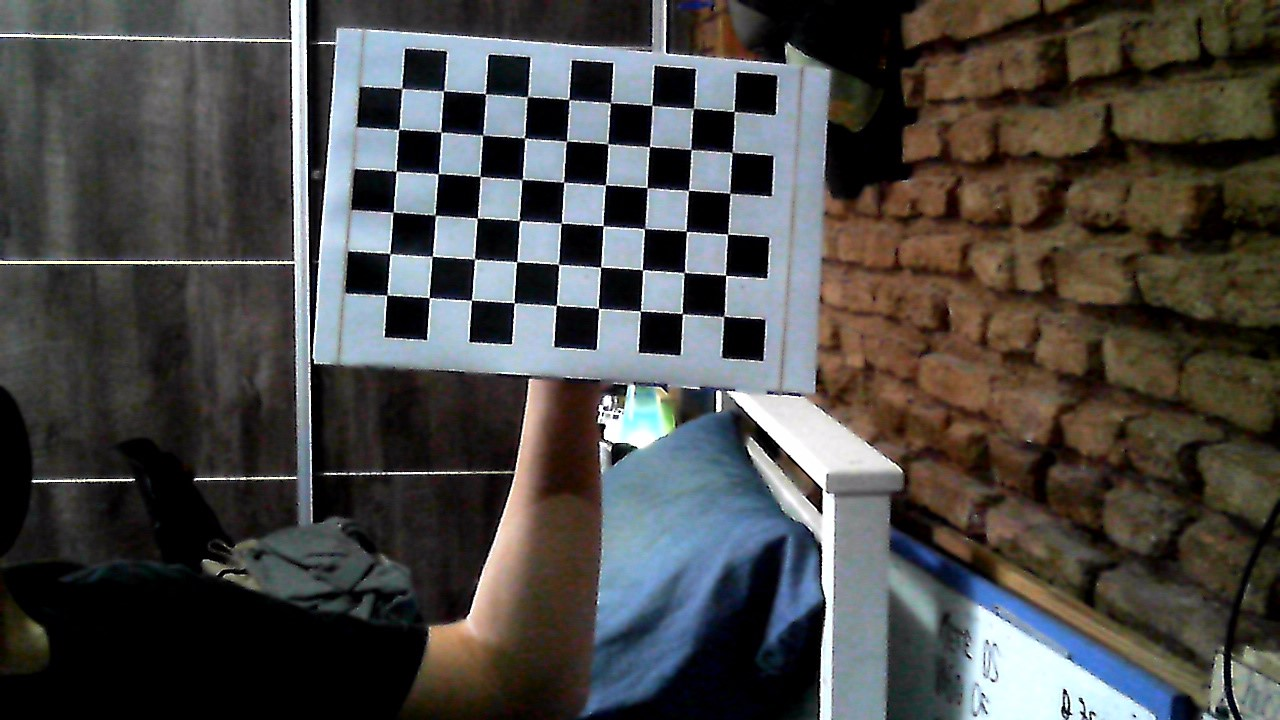
#> input picture src/computer_vision/computer/Python/calibration/calibration_images/webcam-genius/WIN_20240309_16_29_18_Pro.jpg, 1280 x 720 px; its folder holds only this picture in this run
$ python monoCalibration.py
#> lines starting #> are read from the running program, lines starting #| are printed output that depends on the picture; after the words box and inside, x2 and y2 are one past the last pixel; in counts of white or black regions, pixels touching at a corner belong together; long printed decimals are rounded
import cv2 as cv
import numpy as np
import glob
import codecs, json

chessboardsize = (6, 9)
framesize = (1920, 1080)

# termination criteria
criteria = (cv.TERM_CRITERIA_EPS + cv.TERM_CRITERIA_MAX_ITER, 30, 0.001)

# prepare object points, like (0,0,0), (1,0,0), (2,0,0) ....,(6,5,0)
objp = np.zeros((chessboardsize[0]*chessboardsize[1], 3), np.float32)
objp[:, :2] = np.mgrid[0:chessboardsize[0], 0:chessboardsize[1]].T.reshape(-1, 2)

size_of_chessboard_squares_mm = 20
objp = objp * size_of_chessboard_squares_mm

# Arrays to store object points and image points from all the images.
objpoints = []  # 3d point in real world space
imgpoints = []  # 2d points in image plane.

# Get the path of the images
images = glob.glob('calibration_images/webcam-genius/*.jpg')

for image in images:
    print(image)
    img = cv.imread(image)
#> img is the input picture: shape (720, 1280, 3); mean B, G, R 70.8, 72.9, 74.3
    gray = cv.cvtColor(img, cv.COLOR_BGR2GRAY)
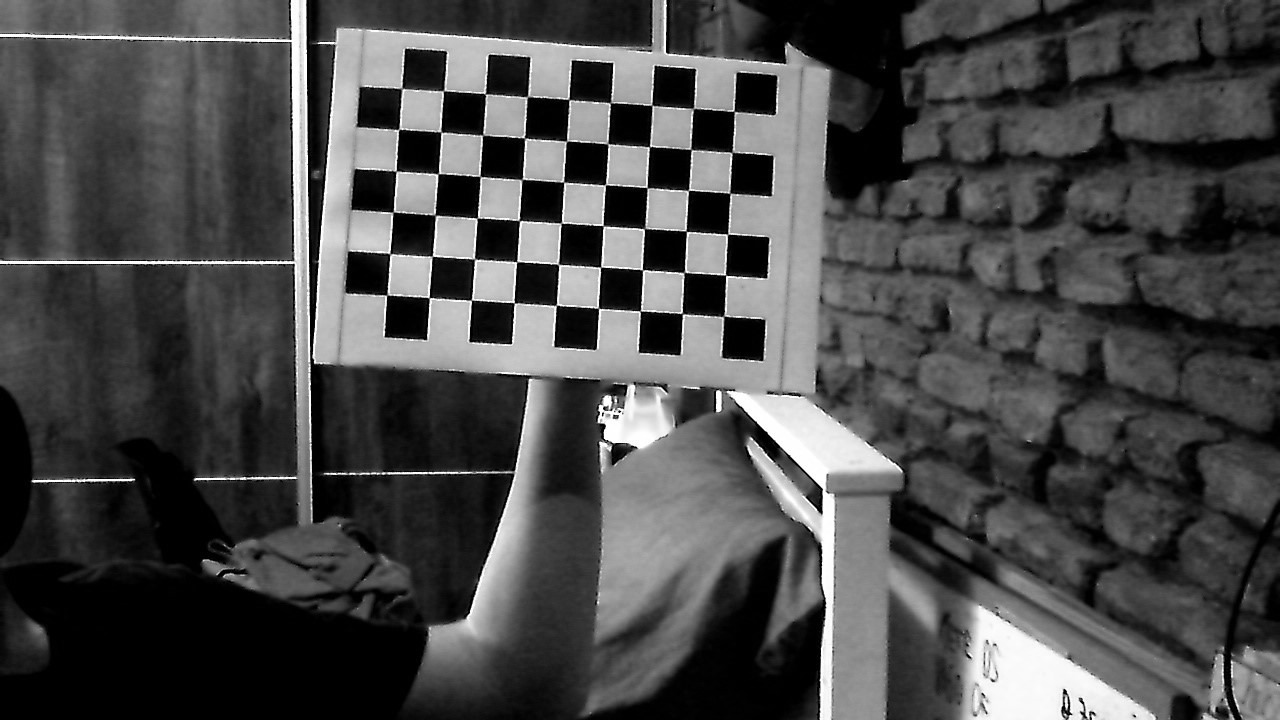
#> gray: shape (720, 1280); min 0, max 255, mean 73.1

    # Find the chess board corners
    ret, corners = cv.findChessboardCorners(gray, chessboardsize, None)
#> ret = True; corners = 54 rows, first 8: [734, 111.2], [731.9, 152.6], [730, 193.5], [727.6, 234.4], [725.8, 275.2], [723.5, 316.2], [693.1, 108.8], [691.1, 149.4]
    print(ret)
#| True

    # If found, add object points, image points (after refining them)
    if ret == True:
        objpoints.append(objp)

        corners2 = cv.cornerSubPix(gray, corners, (11, 11), (-1, -1), criteria)
#> corners2 = 54 rows, first 8: [734.2, 111.5], [732.1, 152.3], [729.9, 193.3], [727.6, 234], [725.6, 275.2], [723.8, 316.2], [693.3, 108.4], [691, 149.6]

        imgpoints.append(corners2)

        # Draw and display the corners
        img = cv.drawChessboardCorners(img, chessboardsize, corners2, ret)
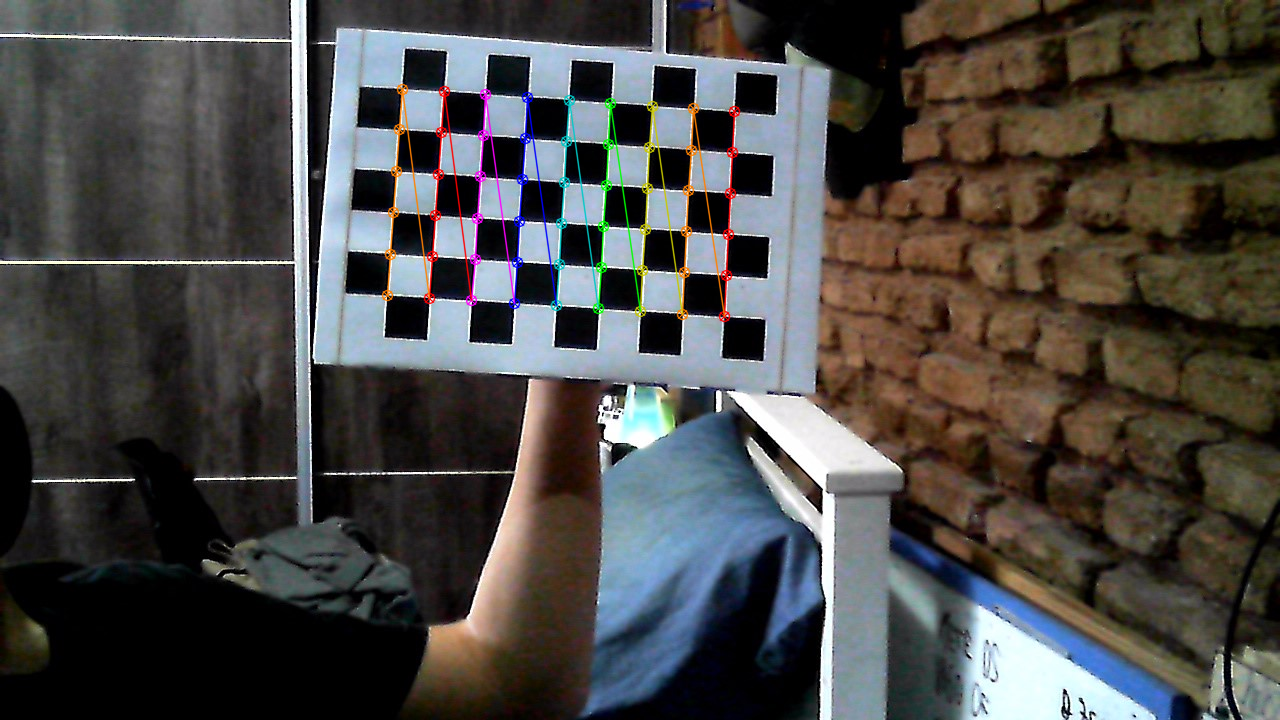
#> img: shape (720, 1280, 3); 1.63% of pixels changed, all inside (x1, y1, x2, y2) = (381, 83, 741, 323)
        cv.imshow('img', img)
        cv.waitKey(1)  # Add this line

cv.destroyAllWindows()

############## CALIBRATION #######################################################

calibrationData = cv.calibrateCamera(objpoints, imgpoints, framesize, None, None)
#> calibrationData = (0.245, [[2672.6, 0, 1090.9], [0, 2661.6, 560.7], [0, 0, 1]], [[1.26, -8.23, 0.0148, 0.0827, 26.41]], ([-0.2, 0.0269, 1.61],), ([-175.9, -217.4, 1302.2],))
ret, cameraMatrix, dist, rvecs, tvecs = calibrationData
#> ret = 0.245; cameraMatrix = [[2672.6, 0, 1090.9], [0, 2661.6, 560.7], [0, 0, 1]]; dist = [[1.26, -8.23, 0.0148, 0.0827, 26.41]]; rvecs = ([-0.2, 0.0269, 1.61],); tvecs = ([-175.9, -217.4, 1302.2],)
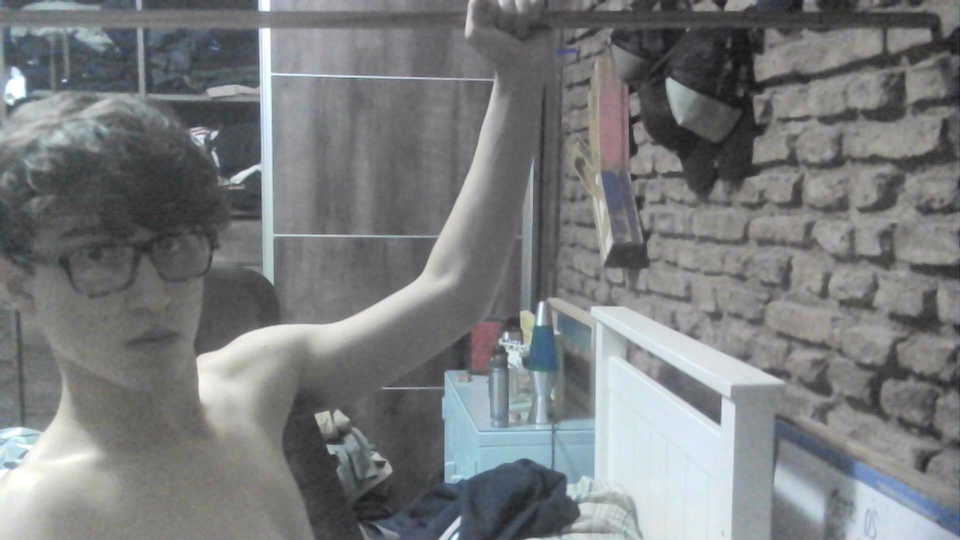
#> input picture src/computer_vision/computer/Python/calibration/calibration_images/test_image_juan.jpg, 1920 x 1080 px (shown at 1/2 size)
#> further down, img_ is the input picture: shape (1080, 1920, 3); mean B, G, R 125.2, 122.9, 121.1
np.savez("calibrationData", camMatrix=cameraMatrix, distCoef=dist, rVector=rvecs, tVector=tvecs)

calib = '{"cameraMatrix": [], "dist": [], "rvecs": [], "tvecs": []}'
calibData = json.loads(calib)
calibData["cameraMatrix"] = cameraMatrix.tolist()
calibData["dist"] = dist.tolist()
calibData["rvecs"] = [np.array(rvec).tolist() for rvec in rvecs]
calibData["tvecs"] = [np.array(tvec).tolist() for tvec in tvecs]


with open("camCalibrationData.json", "w") as cal:
    json.dump(calibData, cal)


############## UNDISTORTION #####################################################
def undistort_img(_img, _cameraMatrix, _dist):
    h,  w = _img.shape[:2]
#> h = 1080; w = 1920
    newCameraMatrix, roi = cv.getOptimalNewCameraMatrix(_cameraMatrix, _dist, (w,h), 1, (w,h))
#> newCameraMatrix = [[2812.3, 0, 1146.2], [0, 2730.4, 565.5], [0, 0, 1]]; roi = (25, 45, 1877, 992)

    # Undistort with Remapping
    mapx, mapy = cv.initUndistortRectifyMap(_cameraMatrix, _dist, None, newCameraMatrix, (w,h), 5)
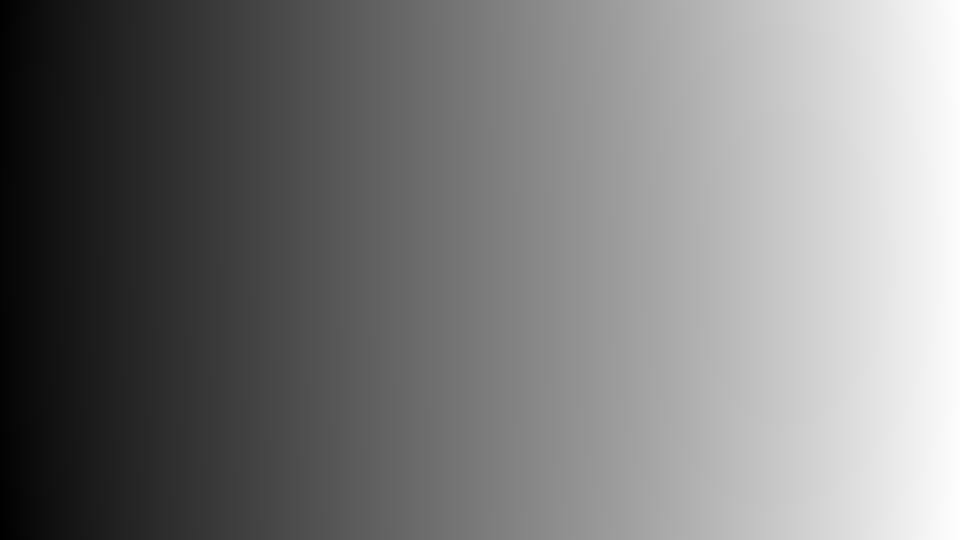
#> mapx: shape (1080, 1920) float32 (shown at 1/2 size); min -33.82, max 1941.9, mean 929.9; drawn with min black and max white
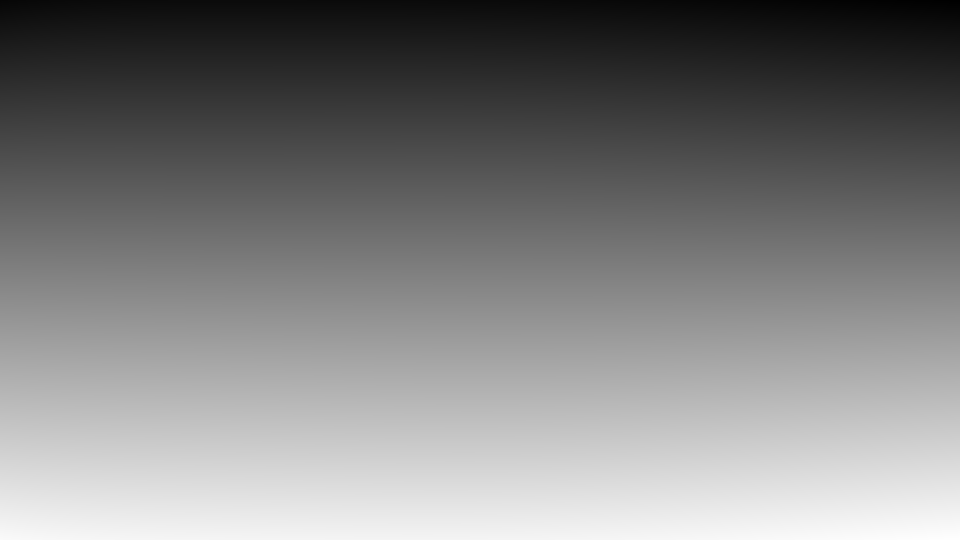
#> mapy: shape (1080, 1920) float32 (shown at 1/2 size); min -50.19, max 1128.4, mean 537.3; drawn with min black and max white
    dst = cv.remap(_img, mapx, mapy, cv.INTER_LINEAR)
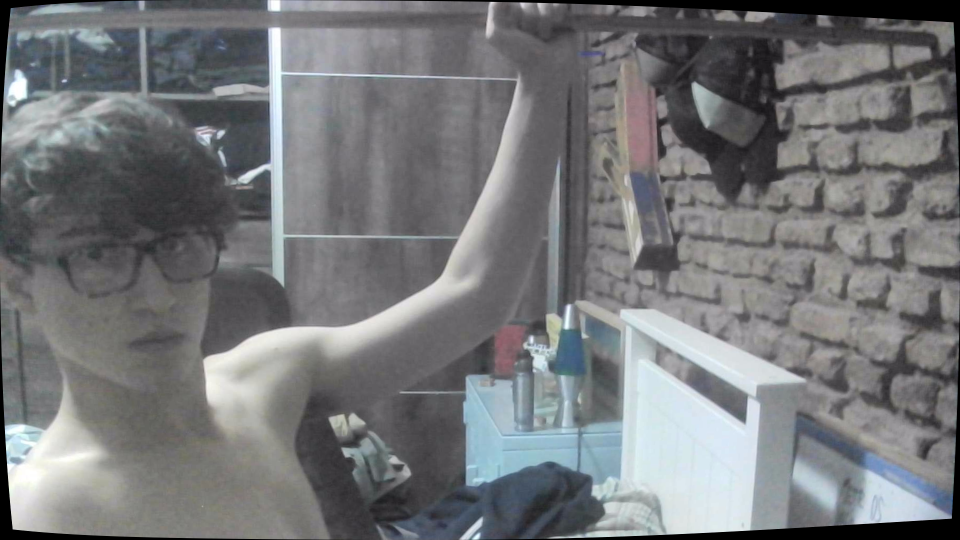
#> dst: shape (1080, 1920, 3) (shown at 1/2 size); mean B, G, R 121.3, 119.1, 117.4

    # crop the image
    x, y, w, h = roi
#> x = 25; y = 45; w = 1877; h = 992
    dst = dst[y:y+h, x:x+w]
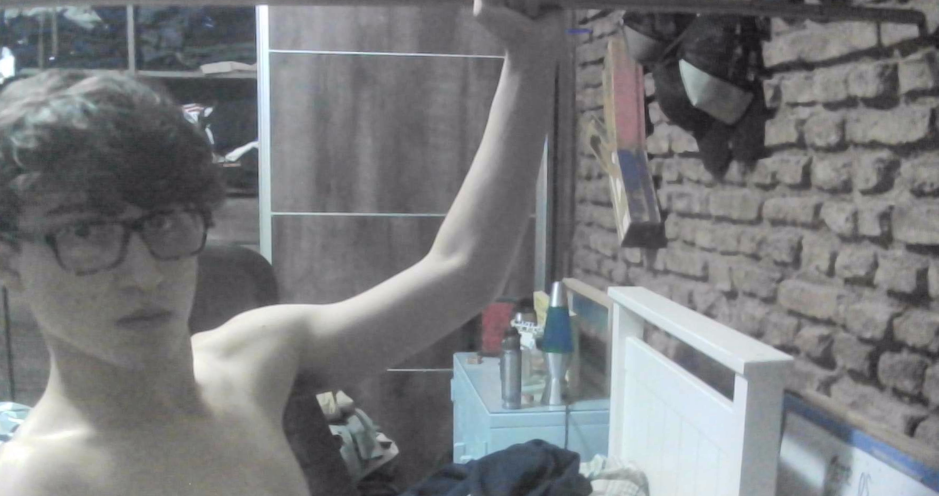
#> dst: shape (992, 1877, 3) (shown at 1/2 size); mean B, G, R 125, 122.8, 121.1
    return dst


img_ = cv.imread('calibration_images/test_image_juan.jpg')
cv.imwrite('undistorted1.png', undistort_img(img_, cameraMatrix, dist))


# Reprojection Error
mean_error = 0

for i in range(len(objpoints)):
    imgpoints2, _ = cv.projectPoints(objpoints[i], rvecs[i], tvecs[i], cameraMatrix, dist)
    error = cv.norm(imgpoints[i], imgpoints2, cv.NORM_L2)/len(imgpoints2)
    mean_error += error
#> this loop made 1 pass
#> (error, mean_error) on pass 1: (0.0333, 0.0333)
#> after the loop, mean_error = 0.0333

print( "total error: {}".format(mean_error/len(objpoints)) )
#| total error: 0.03328
